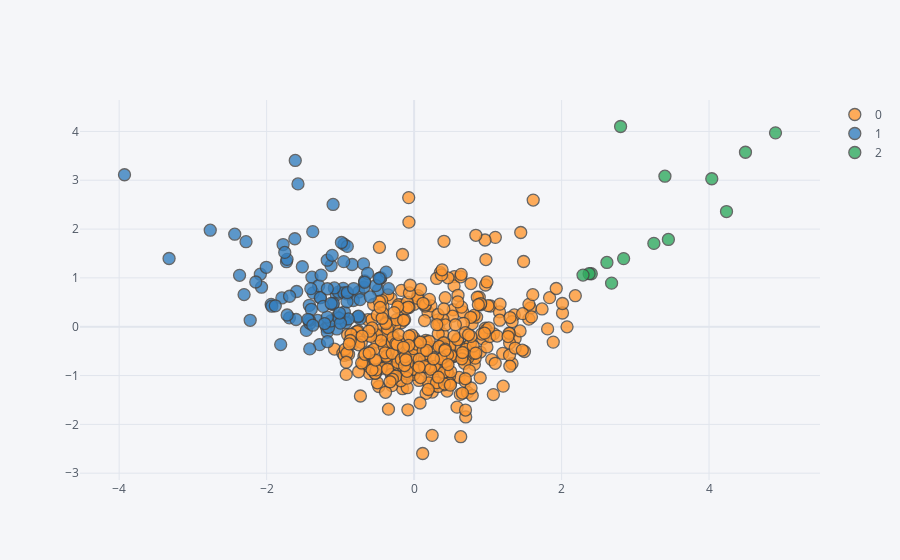

The cell this chart's notebook holds for it:
### Markdown cell above
## Visualización con cluster

### Code cell
Xp.iplot(kind='scatter',x=0,y=1,mode='markers',categories=f'cl_{mejor}')
sns.kdeplot(data=Xp,x=0,y=1,fill=True,hue=f'cl_{mejor}')
